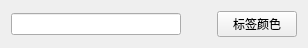
<?xml version="1.0" encoding="UTF-8"?>
<ui version="4.0">
 <class>DynamicLabelClass</class>
 <widget class="QWidget" name="DynamicLabelClass">
  <property name="geometry">
   <rect>
    <x>0</x>
    <y>0</y>
    <width>308</width>
    <height>42</height>
   </rect>
  </property>
  <property name="windowTitle">
   <string>DynamicLabel</string>
  </property>
  <layout class="QHBoxLayout" name="horizontalLayout">
   <item>
    <widget class="QLineEdit" name="LabelNameEdit"/>
   </item>
   <item>
    <widget class="QLabel" name="label">
     <property name="minimumSize">
      <size>
       <width>24</width>
       <height>24</height>
      </size>
     </property>
     <property name="text">
      <string/>
     </property>
    </widget>
   </item>
   <item>
    <widget class="QPushButton" name="colorSelectBtn">
     <property name="text">
      <string>标签颜色</string>
     </property>
    </widget>
   </item>
  </layout>
 </widget>
 <layoutdefault spacing="6" margin="11"/>
 <resources/>
 <connections/>
</ui>
